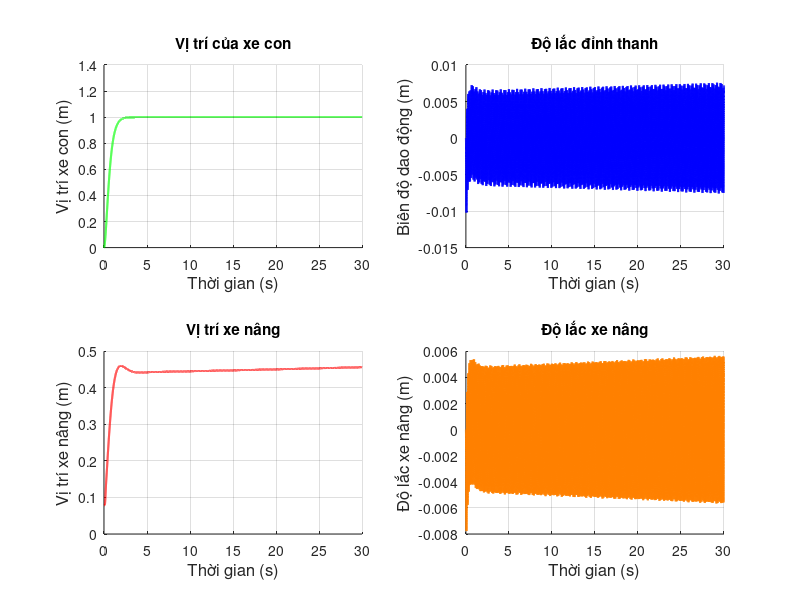
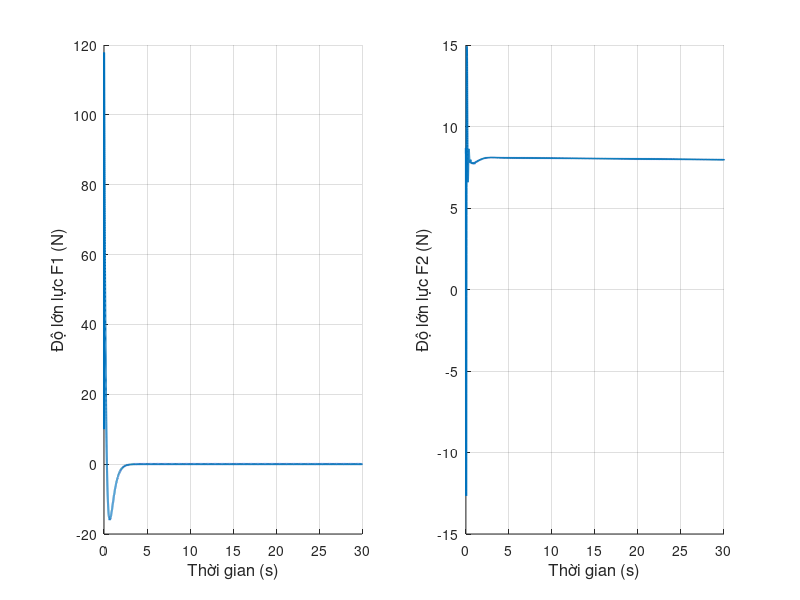
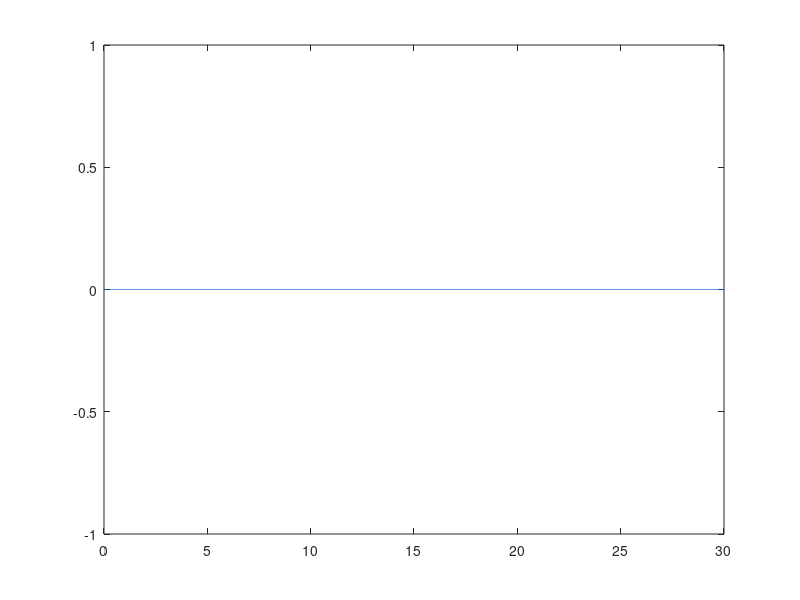

These charts were generated, in order, by the following MATLAB code:
clc;
close all;
clear;

% Cờ để thay đổi giữa ADRC và ADRC + IS
% flag = 1: ADRC; flag = 2: ADRC + IS
flag = 1; 
% Cờ để thay đổi giữa các bộ IS
% flag_is = 1: ZV; flag_is = 2: ZVD; flag = 3: ETM4
flag_is = 2;

%--------------------------------------------------------------------------
%                         Cài đặt các thông số
%--------------------------------------------------------------------------

% Thiết lập các thông số cho dầm
L = 0.63; EI = 0.754; rho_A = 0.297;
% Các vật nặng
mw = 13.1; mk = 0.04; mh = 0.86; g = 9.81;

% Thiết lập thông số không gian và thời gian
n = 9; r = 30000;
tmax = 30;
delta_Y = L/(n - 1); % Bước không gian
delta_t = tmax/(r - 1); % Bước thời gian

% Khởi tạo ma trận để lưu giá trị
w = zeros(n,r);
x3 = zeros(1,r); % Độ lắc của thanh tại x2 (x3)
x2 = 2;
dx2dt_2 = zeros(1,r);
dx2dt_2(1:3) = delta_Y;

% Lực tác động vào xe con
F1 = zeros(1,r);
F1(1:r) = 10;
    
% Lực tác động vào xe nâng
F2 = zeros(1,r);
F2(1:r) = mh*g - 0.1;

%--------------------------------------------------------------------------
%                        Thông số bộ điều khiển ADRC
%--------------------------------------------------------------------------
T_set = 2; % Thời gian xác lập (s)
T_sample = 0.001; % Chu kỳ trích mẫu
s_CL = -6/T_set; % Điểm cực hàm truyền hệ kín
% Hệ số tỉ lệ
Kp = s_CL^2; Kd = -2*s_CL; K_ESO = 10; b01 = 1/mw; b02 = 1/mh;

% Bộ quan sát trạng thái ESO
s_ESO = K_ESO*s_CL; % Điểm cực 
z_ESO = exp(s_ESO*T_sample);

l1 = 1 - z_ESO^3; 
l2 = (3*(1 - z_ESO)^2*(1 + z_ESO))/(2*T_sample);
l3 = (1 - z_ESO)^3/(T_sample^2);

Ad = [1 T_sample (T_sample^2)/2; 0 1 T_sample; 0 0 1];
Bd = [b01*(T_sample^2)/2; b01*T_sample; 0];
Cd = [1 0 0];
Lc = [l1; l2; l3];

A_ESO = Ad - Lc*Cd*Ad;
B_ESO = Bd - Lc*Cd*Bd;

% Biến trạng thái xk = [x1k; x2k; x3k]
xd = zeros(3,r); 
xl = zeros(3,r);

x1_set = 1; % Giá trị đặt xe con
x2_set = 0.4; % Giá trị đặt xe nâng
%--------------------------------------------------------------------------
%                       Thông số bộ tạo dạng tín hiệu
%--------------------------------------------------------------------------
f = 6.13415; % Tần số dao động riêng của hệ

zeta = 0.01; K = exp((zeta*pi)/sqrt(1 - zeta^2)); 
mopt = 0.99; % Giá trị tối ưu cho bộ ETM

% Các thời điểm của các vector xung
t2 = 1/(2*f); t3 = 1/f;

x_IS = zeros(1,r);

%--------------------------------------------------------------------------
%    Mô phỏng chuyển động của dầm Euler - Bernoulli trong mô hình SMC
%--------------------------------------------------------------------------
for j = 3:(r - 1)
    wyyy0 = (w(3,j) - 2*w(2,j) + w(1,j))/(2*delta_Y^3);
    S2 = (F1(j + 1) - EI*wyyy0)/mw;
    w(1,j + 1) = 2*w(1,j) - w(1,j - 1) + delta_t^2*S2; % 5b
    for i = 3:(n - 2)
        % Đạo hàm theo Y
        wyyyy = w(i + 2,j) - 4*w(i + 1,j) + 6*w(i,j) - 4*w(i - 1,j) + w(i - 2,j);
        S1 = (-EI/(rho_A*delta_Y^4))*wyyyy;
        S4 = (-EI/(mh*delta_Y^3))*wyyyy;
        w(i,j + 1) = 2*w(i,j) - w(i,j - 1) + delta_t^2*S1; % 5a

        % Chuyển động của xe nâng
        dx3dt_2 = (x3(j) - 2*x3(j - 1) + x3(j - 2))/(2*delta_t^2);
        wyx2 = (w(x2 + 1,j - 1) - w(x2 - 1,j - 1))/(2*delta_Y^2);
        dx2dt_2(j + 1) = 2*dx2dt_2(j) - dx2dt_2(j - 1) + ((F2(j + 1) - mh*g ...
                         - mh*dx3dt_2*wyx2)*delta_t^2)/mh; % 5c

        % Cập nhật vị trí x2
        if dx2dt_2(j + 1) < delta_Y
            x2 = 2;
            dx2dt_2(j + 1) = delta_Y;
        elseif dx2dt_2(j + 1) > L - delta_Y
            x2 = n - 1;
            dx2dt_2(j + 1) = L - delta_Y;
        else
            x2 = ceil(dx2dt_2(j + 1)/delta_Y);
        end

        % Độ lắc của thanh
        if dx2dt_2(j + 1) ~= x2
            w(i,j + 1) = 2*w(i,j) - w(i,j - 1) + delta_t^2*S1; % 5a
            x3(j + 1) = w(i,j + 1) - w(1,j + 1);
        else
            w(i,j + 1) = 2*w(i,j) - w(i,j - 1) + delta_t^2*S4; % 5d
            x3(j + 1) = w(i,j + 1) - w(1,j + 1);
        end
    end
    wyyyl = (-2*w(n,j) + 3*w(n - 1,j) - w(n - 2,j))/(2*delta_Y^3);
    S3 = (EI/mk)*wyyyl;
    w(2,j + 1) = w(1,j + 1);
    w(n,j + 1) = 2*w(n,j) - w(n,j - 1) + delta_t^2*S3; % 5e
    w(n - 1,j + 1) = (w(n,j + 1) + w(n - 2,j + 1))/2;
%--------------------------------------------------------------------------
%                 Bộ điều khiển ADRC cho xe con và xe nâng
%--------------------------------------------------------------------------
    if flag == 1
        % Xe con    
        xd(:,j + 2) = A_ESO*xd(:,j + 1) + B_ESO*F1(j + 1) + Lc*w(1,j + 1);
        F1(j + 2) = (Kp*(x1_set - xd(1,j + 2)) ...
                    - Kd*xd(2,j + 2) - xd(3,j + 2))/b01;
    
        % Xe nâng
        xl(:,j + 2) = A_ESO*xl(:,j + 1) + B_ESO*(F2(j + 1) - mh*g) ...
                      + Lc*dx2dt_2(j + 1);
        F2(j + 2) = (Kp*(x2_set - xl(1,j + 2)) - Kd*xl(2,j + 2) ...
                    - xl(3,j + 2))/b02 + mh*g;
    end
%--------------------------------------------------------------------------
%                      Bộ tạo dạng tín hiệu IS + ADRC
%--------------------------------------------------------------------------
    if flag == 2
        % IS
        if flag_is == 1 
            % Bộ tạo dạng tín hiệu ZV
            A1 = K/(1 + K); A2 = A1;
            x1_set_is = x1_set*(A1*unit_step(j*delta_t) ...
                        + A2*unit_step(j*delta_t - t2));
        elseif flag_is == 2 
            % Bộ tạo dạng tín hiệu ZVD
            A1 = (K/(1 + K))^2; 
            A2 = (2*K)/(1 + K)^2;
            A3 = 1/(1 + K)^2;
            x1_set_is = x1_set*(A1*unit_step(j*delta_t) + A2*unit_step(j*delta_t - t2) ...
                        + A3*unit_step(j*delta_t - t3));
        elseif flag_is == 3 
            % Bộ tạo dạng tín hiệu ETM4
            t2 = 1/(3*f); t3 = 2/(3*f); t4 = 1/f;
            I = (K^2*(1 + mopt))/(K^2 + (1 + mopt)*(K^(4/3) + K^(2/3)) + mopt);
            A1 = I/(1 + mopt); A2 = I/K^(2/3);
            A3 = I/K^(4/3); A4 = (mopt*I)/(K^2*(1 + mopt));
            x1_set_is = x1_set*(A1*unit_step(j*delta_t) + A2*unit_step(j*delta_t - t2) ...
                        + A3*unit_step(j*delta_t - t3)) + A4*unit_step(j*delta_t - t4);
        end
        x_IS(j) = x1_set_is;
        % ADRC
        % Xe con
        xd(:,j + 2) = A_ESO*xd(:,j + 1) + B_ESO*F1(j + 1) + Lc*w(1,j + 1);
        F1(j + 2) = (Kp*(x1_set_is - xd(1,j + 2)) - Kd*xd(2,j + 2) - xd(3,j + 2))/b01;
        
        % Xe nâng
        xl(:,j + 2) = A_ESO*xl(:,j + 1) + B_ESO*(F2(j + 1) - mh*g) + Lc*dx2dt_2(j + 1);
        F2(j + 2) = (Kp*(x2_set - xl(1,j + 2)) - Kd*xl(2,j + 2) - xl(3,j + 2))/b02 + mh*g;
    end
end
%--------------------------------------------------------------------------

% Khởi tạo giá trị để mô phỏng
t_tr = 0:delta_t:tmax;

% Vẽ đồ thị
figure(1);
subplot(2,2,1);
grid on;
hold on;
plot(t_tr,w(1,:),'g','LineWidth',1.5);
title({'Vị trí của xe con'});
ylabel('Vị trí xe con (m)','FontSize',12);
xlabel('Thời gian (s)','FontSize',12);

subplot(2,2,2);
grid on;
hold on;
% Vị trí tương đối của mk so với xe con
plot(t_tr,w(n,:) - w(1,:),'b','LineWidth',1.5);
title({'Độ lắc đỉnh thanh'});
ylabel('Biên độ dao động (m)','FontSize',12);
xlabel('Thời gian (s)','FontSize',12);

subplot(2,2,3);
grid on;
hold on;
plot(t_tr,dx2dt_2,'r','LineWidth',1.5);
title({'Vị trí xe nâng'});
ylabel('Vị trí xe nâng (m)','FontSize',12);
xlabel('Thời gian (s)','FontSize',12);

subplot(2,2,4);
grid on;
hold on;
plot(t_tr,x3,'Color',[1 0.5 0],'LineWidth',1.5);
title({'Độ lắc xe nâng'});
ylabel('Độ lắc xe nâng (m)','FontSize',12);
xlabel('Thời gian (s)','FontSize',12);

figure(2);
subplot(1,2,1);
grid on;
hold on;
plot(t_tr,F1(1:r),'LineWidth',1.5);
ylabel('Độ lớn lực F1 (N)','FontSize',12);
xlabel('Thời gian (s)','FontSize',12);

subplot(1,2,2);
grid on;
hold on;
plot(t_tr,F2(1:r),'LineWidth',1.5);
ylabel('Độ lớn lực F2 (N)','FontSize',12);
xlabel('Thời gian (s)','FontSize',12);

figure(3)
plot(t_tr,x_IS(:));